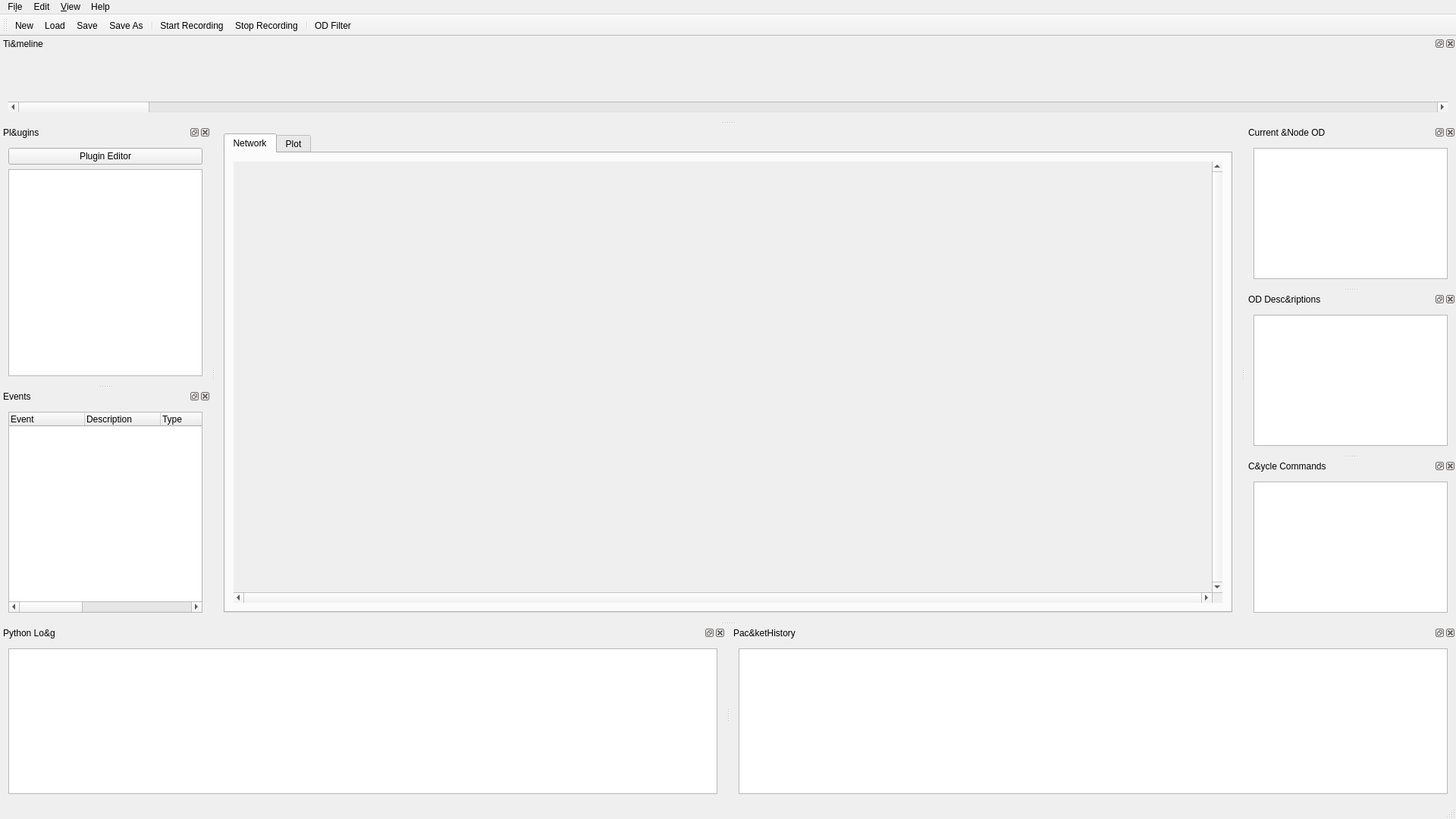
<?xml version="1.0" encoding="UTF-8"?>
<ui version="4.0">
 <class>MainWindow</class>
 <widget class="QMainWindow" name="MainWindow">
  <property name="geometry">
   <rect>
    <x>0</x>
    <y>0</y>
    <width>1920</width>
    <height>1080</height>
   </rect>
  </property>
  <property name="sizePolicy">
   <sizepolicy hsizetype="Maximum" vsizetype="Maximum">
    <horstretch>2</horstretch>
    <verstretch>0</verstretch>
   </sizepolicy>
  </property>
  <property name="minimumSize">
   <size>
    <width>800</width>
    <height>600</height>
   </size>
  </property>
  <property name="windowTitle">
   <string>openPOWERViz</string>
  </property>
  <property name="windowIcon">
   <iconset>
    <normaloff>:/icons/resources/logo2_NOTTF.svg</normaloff>:/icons/resources/logo2_NOTTF.svg</iconset>
  </property>
  <widget class="QWidget" name="centralWidget">
   <layout class="QGridLayout" name="gridLayout_2">
    <item row="0" column="0">
     <widget class="QTabWidget" name="tabWidget">
      <property name="currentIndex">
       <number>0</number>
      </property>
      <widget class="QWidget" name="tabNet">
       <attribute name="title">
        <string>Network</string>
       </attribute>
       <layout class="QGridLayout" name="gridLayout_13">
        <item row="1" column="1">
         <widget class="QScrollArea" name="networkGraph">
          <property name="sizePolicy">
           <sizepolicy hsizetype="Expanding" vsizetype="Expanding">
            <horstretch>4</horstretch>
            <verstretch>0</verstretch>
           </sizepolicy>
          </property>
          <property name="frameShape">
           <enum>QFrame::NoFrame</enum>
          </property>
          <property name="frameShadow">
           <enum>QFrame::Plain</enum>
          </property>
          <property name="verticalScrollBarPolicy">
           <enum>Qt::ScrollBarAlwaysOn</enum>
          </property>
          <property name="horizontalScrollBarPolicy">
           <enum>Qt::ScrollBarAlwaysOn</enum>
          </property>
          <property name="widgetResizable">
           <bool>true</bool>
          </property>
          <widget class="NetworkGraphWidget" name="networkGraphContents">
           <property name="geometry">
            <rect>
             <x>0</x>
             <y>0</y>
             <width>1322</width>
             <height>413</height>
            </rect>
           </property>
           <layout class="QGridLayout" name="gridLayout_15"/>
          </widget>
         </widget>
        </item>
       </layout>
      </widget>
      <widget class="QWTPlotWidget" name="tabGraph">
       <attribute name="title">
        <string>Plot</string>
       </attribute>
       <layout class="QGridLayout" name="gridLayout_14">
        <item row="0" column="0">
         <widget class="QwtPlot" name="qwtPlot"/>
        </item>
       </layout>
      </widget>
     </widget>
    </item>
   </layout>
  </widget>
  <widget class="QMenuBar" name="menuBar">
   <property name="geometry">
    <rect>
     <x>0</x>
     <y>0</y>
     <width>1920</width>
     <height>30</height>
    </rect>
   </property>
   <widget class="QMenu" name="menuFile">
    <property name="title">
     <string>Fi&amp;le</string>
    </property>
    <addaction name="actionNew"/>
    <addaction name="actionLoad"/>
    <addaction name="actionSave"/>
    <addaction name="actionSave_As"/>
    <addaction name="separator"/>
    <addaction name="actionStart_Recording"/>
    <addaction name="actionStop_Recording"/>
    <addaction name="separator"/>
    <addaction name="actionQuit"/>
   </widget>
   <widget class="QMenu" name="menuEdit">
    <property name="title">
     <string>Edit</string>
    </property>
    <addaction name="actionSettings"/>
    <addaction name="actionPlugins"/>
    <addaction name="actionInterfaces"/>
    <addaction name="actionSetup_Plot"/>
   </widget>
   <widget class="QMenu" name="menuView">
    <property name="title">
     <string>&amp;View</string>
    </property>
    <widget class="QMenu" name="menuWidgets">
     <property name="title">
      <string>W&amp;idgets</string>
     </property>
     <addaction name="actionStuff1"/>
     <addaction name="actionStuff2"/>
    </widget>
    <widget class="QMenu" name="menuOD_Filter">
     <property name="title">
      <string>&amp;OD Filter</string>
     </property>
     <addaction name="actionALL"/>
     <addaction name="actionFancy"/>
     <addaction name="actionBest"/>
    </widget>
    <addaction name="actionFullscreen"/>
    <addaction name="separator"/>
    <addaction name="menuWidgets"/>
    <addaction name="menuOD_Filter"/>
   </widget>
   <widget class="QMenu" name="menuHelp">
    <property name="title">
     <string>Help</string>
    </property>
    <addaction name="actionAbout"/>
    <addaction name="actionLicence"/>
   </widget>
   <addaction name="menuFile"/>
   <addaction name="menuEdit"/>
   <addaction name="menuView"/>
   <addaction name="menuHelp"/>
  </widget>
  <widget class="QStatusBar" name="statusBar"/>
  <widget class="QToolBar" name="toolBar">
   <property name="windowTitle">
    <string>toolBar</string>
   </property>
   <attribute name="toolBarArea">
    <enum>TopToolBarArea</enum>
   </attribute>
   <attribute name="toolBarBreak">
    <bool>false</bool>
   </attribute>
   <addaction name="actionNew"/>
   <addaction name="actionLoad"/>
   <addaction name="actionSave"/>
   <addaction name="actionSave_As"/>
   <addaction name="separator"/>
   <addaction name="actionStart_Recording"/>
   <addaction name="actionStop_Recording"/>
   <addaction name="separator"/>
   <addaction name="actionOD_Filter_2"/>
  </widget>
  <widget class="TimelineWidget" name="dockTime">
   <property name="baseSize">
    <size>
     <width>0</width>
     <height>100</height>
    </size>
   </property>
   <property name="floating">
    <bool>false</bool>
   </property>
   <property name="allowedAreas">
    <set>Qt::AllDockWidgetAreas</set>
   </property>
   <property name="windowTitle">
    <string>Ti&amp;meline</string>
   </property>
   <attribute name="dockWidgetArea">
    <number>4</number>
   </attribute>
   <widget class="QWidget" name="dockWidgetContents_6">
    <layout class="QVBoxLayout" name="verticalLayout">
     <item>
      <widget class="QwtPlot" name="qwtPlotTimeline">
       <property name="sizePolicy">
        <sizepolicy hsizetype="MinimumExpanding" vsizetype="MinimumExpanding">
         <horstretch>0</horstretch>
         <verstretch>0</verstretch>
        </sizepolicy>
       </property>
       <property name="minimumSize">
        <size>
         <width>100</width>
         <height>50</height>
        </size>
       </property>
       <property name="maximumSize">
        <size>
         <width>16777215</width>
         <height>16777215</height>
        </size>
       </property>
      </widget>
     </item>
     <item>
      <widget class="QScrollBar" name="scrBarTimeline">
       <property name="orientation">
        <enum>Qt::Horizontal</enum>
       </property>
      </widget>
     </item>
    </layout>
   </widget>
  </widget>
  <widget class="TimelineWidget" name="dockPlugins">
   <property name="windowTitle">
    <string>Pl&amp;ugins</string>
   </property>
   <attribute name="dockWidgetArea">
    <number>1</number>
   </attribute>
   <widget class="QWidget" name="dockWidgetContents">
    <layout class="QGridLayout" name="gridLayout_5">
     <item row="0" column="0">
      <widget class="QPushButton" name="pluginEditorButton">
       <property name="text">
        <string>Plugin Editor</string>
       </property>
      </widget>
     </item>
     <item row="1" column="0">
      <widget class="PluginSelectorWidget" name="pluginSelectorWidget">
       <property name="sizePolicy">
        <sizepolicy hsizetype="Expanding" vsizetype="Expanding">
         <horstretch>1</horstretch>
         <verstretch>0</verstretch>
        </sizepolicy>
       </property>
       <property name="toolTip">
        <string>&lt;html&gt;&lt;head/&gt;&lt;body&gt;&lt;p&gt;Shows a list of python plugins that can be enabled.&lt;/p&gt;&lt;p&gt;Plugins with an enabled checkbox will be loaded when starting a recording/loading a capture.&lt;/p&gt;&lt;p&gt;Disabling a plugin during a recording/playback will not allow you to re-enable it.&lt;/p&gt;&lt;/body&gt;&lt;/html&gt;</string>
       </property>
      </widget>
     </item>
    </layout>
   </widget>
  </widget>
  <widget class="QDockWidget" name="dockCurrent">
   <property name="windowTitle">
    <string>Current &amp;Node OD</string>
   </property>
   <attribute name="dockWidgetArea">
    <number>2</number>
   </attribute>
   <widget class="QWidget" name="dockWidgetContents_4">
    <layout class="QGridLayout" name="gridLayout">
     <item row="0" column="0">
      <widget class="QTreeView" name="curNodeODWidget"/>
     </item>
    </layout>
   </widget>
  </widget>
  <widget class="QDockWidget" name="dockOD">
   <property name="windowTitle">
    <string>OD Desc&amp;riptions</string>
   </property>
   <attribute name="dockWidgetArea">
    <number>2</number>
   </attribute>
   <widget class="QWidget" name="dockWidgetContents_3">
    <layout class="QGridLayout" name="gridLayout_4">
     <item row="0" column="0">
      <widget class="QTreeView" name="odDescriptionWidget"/>
     </item>
    </layout>
   </widget>
  </widget>
  <widget class="QDockWidget" name="dockEvents">
   <property name="windowTitle">
    <string>Events</string>
   </property>
   <attribute name="dockWidgetArea">
    <number>1</number>
   </attribute>
   <widget class="QWidget" name="dockEventsContents">
    <layout class="QGridLayout" name="gridLayout_6">
     <item row="0" column="0">
      <widget class="EventViewerWidget" name="eventLog">
       <property name="toolTip">
        <string>&lt;html&gt;&lt;head/&gt;&lt;body&gt;&lt;p&gt;Unterstuetzt das automatische Springen zu cyclen&lt;/p&gt;&lt;/body&gt;&lt;/html&gt;</string>
       </property>
       <column>
        <property name="text">
         <string>Event</string>
        </property>
       </column>
       <column>
        <property name="text">
         <string>Description</string>
        </property>
       </column>
       <column>
        <property name="text">
         <string>Type</string>
        </property>
       </column>
       <column>
        <property name="text">
         <string>Flags</string>
        </property>
       </column>
       <column>
        <property name="text">
         <string>First</string>
        </property>
       </column>
       <column>
        <property name="text">
         <string>Last</string>
        </property>
       </column>
       <column>
        <property name="text">
         <string>Plugin</string>
        </property>
       </column>
      </widget>
     </item>
    </layout>
   </widget>
  </widget>
  <widget class="QDockWidget" name="dockPaketView">
   <property name="toolTip">
    <string>&lt;html&gt;&lt;head/&gt;&lt;body&gt;&lt;p&gt;Zeigt die commands des ausgwaehlten Cycles an&lt;/p&gt;&lt;/body&gt;&lt;/html&gt;</string>
   </property>
   <property name="windowTitle">
    <string>C&amp;ycle Commands</string>
   </property>
   <attribute name="dockWidgetArea">
    <number>2</number>
   </attribute>
   <widget class="QWidget" name="dockWidgetContents_7">
    <layout class="QGridLayout" name="gridLayout_18">
     <item row="0" column="0">
      <widget class="QTreeView" name="cycleCommandsView"/>
     </item>
    </layout>
   </widget>
  </widget>
  <widget class="PythonLogWidget" name="dockPythonLog">
   <property name="windowTitle">
    <string>Python Lo&amp;g</string>
   </property>
   <attribute name="dockWidgetArea">
    <number>8</number>
   </attribute>
   <widget class="QWidget" name="dockWidgetContents_9">
    <layout class="QGridLayout" name="gridLayout_20">
     <item row="0" column="0">
      <widget class="QTableView" name="pythonLogView"/>
     </item>
    </layout>
   </widget>
  </widget>
  <widget class="PacketHistoryWidget" name="dockPacketHistory">
   <property name="windowTitle">
    <string>Pac&amp;ketHistory</string>
   </property>
   <attribute name="dockWidgetArea">
    <number>8</number>
   </attribute>
   <widget class="QWidget" name="dockWidgetContents_10">
    <layout class="QGridLayout" name="gridLayout_21">
     <item row="0" column="0">
      <widget class="QPlainTextEdit" name="packetHistoryTextEdit">
       <property name="readOnly">
        <bool>true</bool>
       </property>
       <property name="plainText">
        <string/>
       </property>
       <property name="textInteractionFlags">
        <set>Qt::NoTextInteraction</set>
       </property>
      </widget>
     </item>
    </layout>
   </widget>
  </widget>
  <action name="actionQuit">
   <property name="icon">
    <iconset theme="application-exit">
     <normaloff>.</normaloff>.</iconset>
   </property>
   <property name="text">
    <string>&amp;Quit</string>
   </property>
   <property name="shortcut">
    <string>Ctrl+Q</string>
   </property>
   <property name="menuRole">
    <enum>QAction::QuitRole</enum>
   </property>
  </action>
  <action name="actionLoad">
   <property name="icon">
    <iconset theme="document-open">
     <normaloff>.</normaloff>.</iconset>
   </property>
   <property name="text">
    <string>&amp;Load</string>
   </property>
  </action>
  <action name="actionSave">
   <property name="icon">
    <iconset theme="document-save">
     <normaloff>.</normaloff>.</iconset>
   </property>
   <property name="text">
    <string>&amp;Save</string>
   </property>
  </action>
  <action name="actionSave_As">
   <property name="icon">
    <iconset theme="document-save-as">
     <normaloff>.</normaloff>.</iconset>
   </property>
   <property name="text">
    <string>Sa&amp;ve As</string>
   </property>
  </action>
  <action name="actionAbout">
   <property name="icon">
    <iconset theme="help-about">
     <normaloff>.</normaloff>.</iconset>
   </property>
   <property name="text">
    <string>&amp;About</string>
   </property>
   <property name="menuRole">
    <enum>QAction::AboutRole</enum>
   </property>
  </action>
  <action name="actionLicence">
   <property name="text">
    <string>&amp;Licence</string>
   </property>
  </action>
  <action name="actionFullscreen">
   <property name="checkable">
    <bool>true</bool>
   </property>
   <property name="text">
    <string>&amp;Fullscreen</string>
   </property>
   <property name="shortcut">
    <string>F11</string>
   </property>
  </action>
  <action name="actionStuff1">
   <property name="text">
    <string>&amp;Stuff1</string>
   </property>
  </action>
  <action name="actionStuff2">
   <property name="text">
    <string>St&amp;uff2</string>
   </property>
  </action>
  <action name="actionStart_Recording">
   <property name="text">
    <string>Start R&amp;ecording</string>
   </property>
  </action>
  <action name="actionStop_Recording">
   <property name="text">
    <string>Stop &amp;Recording</string>
   </property>
  </action>
  <action name="actionSettings">
   <property name="icon">
    <iconset theme="configure">
     <normaloff>.</normaloff>.</iconset>
   </property>
   <property name="text">
    <string>&amp;Settings</string>
   </property>
  </action>
  <action name="actionPlugins">
   <property name="text">
    <string>&amp;Plugins</string>
   </property>
  </action>
  <action name="actionALL">
   <property name="text">
    <string>&amp;ALL</string>
   </property>
  </action>
  <action name="actionOD_Filter_2">
   <property name="icon">
    <iconset theme="view-filter">
     <normaloff>.</normaloff>.</iconset>
   </property>
   <property name="text">
    <string>OD Filter</string>
   </property>
  </action>
  <action name="actionFancy">
   <property name="text">
    <string>&amp;Fancy</string>
   </property>
  </action>
  <action name="actionBest">
   <property name="text">
    <string>&amp;Best</string>
   </property>
  </action>
  <action name="actionInterfaces">
   <property name="text">
    <string>&amp;Interfaces</string>
   </property>
   <property name="toolTip">
    <string>Setup Interfaces</string>
   </property>
  </action>
  <action name="actionSetup_Plot">
   <property name="icon">
    <iconset theme="contact-new"/>
   </property>
   <property name="text">
    <string>Setup Plot</string>
   </property>
  </action>
  <action name="actionNew">
   <property name="text">
    <string>New</string>
   </property>
   <property name="toolTip">
    <string>Create a new session</string>
   </property>
  </action>
 </widget>
 <layoutdefault spacing="6" margin="11"/>
 <customwidgets>
  <customwidget>
   <class>QwtPlot</class>
   <extends>QFrame</extends>
   <header>qwt_plot.h</header>
   <container>1</container>
  </customwidget>
  <customwidget>
   <class>PythonLogWidget</class>
   <extends>QDockWidget</extends>
   <header>PythonLogWidget.hpp</header>
   <container>1</container>
  </customwidget>
  <customwidget>
   <class>TimelineWidget</class>
   <extends>QDockWidget</extends>
   <header>TimeLineWidget.hpp</header>
   <container>1</container>
  </customwidget>
  <customwidget>
   <class>NetworkGraphWidget</class>
   <extends>QWidget</extends>
   <header>NetworkGraphWidget.hpp</header>
   <container>1</container>
  </customwidget>
  <customwidget>
   <class>PacketHistoryWidget</class>
   <extends>QDockWidget</extends>
   <header>PacketHistoryWidget.hpp</header>
   <container>1</container>
  </customwidget>
  <customwidget>
   <class>PluginSelectorWidget</class>
   <extends>QListWidget</extends>
   <header>PluginSelectorWidget.hpp</header>
   <slots>
    <slot>loadPlugins(EPL_DataCollect::CaptureInstance)</slot>
    <slot>disableWidget()</slot>
   </slots>
  </customwidget>
  <customwidget>
   <class>QWTPlotWidget</class>
   <extends>QWidget</extends>
   <header>QWTPlotWidget.hpp</header>
   <container>1</container>
  </customwidget>
  <customwidget>
   <class>EventViewerWidget</class>
   <extends>QTreeWidget</extends>
   <header>EventViewerWidget.hpp</header>
  </customwidget>
 </customwidgets>
 <resources/>
 <connections>
  <connection>
   <sender>actionQuit</sender>
   <signal>triggered()</signal>
   <receiver>MainWindow</receiver>
   <slot>close()</slot>
   <hints>
    <hint type="sourcelabel">
     <x>-1</x>
     <y>-1</y>
    </hint>
    <hint type="destinationlabel">
     <x>593</x>
     <y>338</y>
    </hint>
   </hints>
  </connection>
  <connection>
   <sender>actionFullscreen</sender>
   <signal>toggled(bool)</signal>
   <receiver>MainWindow</receiver>
   <slot>setFullscreen(bool)</slot>
   <hints>
    <hint type="sourcelabel">
     <x>-1</x>
     <y>-1</y>
    </hint>
    <hint type="destinationlabel">
     <x>593</x>
     <y>338</y>
    </hint>
   </hints>
  </connection>
  <connection>
   <sender>actionPlugins</sender>
   <signal>triggered()</signal>
   <receiver>MainWindow</receiver>
   <slot>openPluginEditor()</slot>
   <hints>
    <hint type="sourcelabel">
     <x>-1</x>
     <y>-1</y>
    </hint>
    <hint type="destinationlabel">
     <x>604</x>
     <y>380</y>
    </hint>
   </hints>
  </connection>
  <connection>
   <sender>pluginEditorButton</sender>
   <signal>clicked()</signal>
   <receiver>MainWindow</receiver>
   <slot>openPluginEditor()</slot>
   <hints>
    <hint type="sourcelabel">
     <x>135</x>
     <y>219</y>
    </hint>
    <hint type="destinationlabel">
     <x>604</x>
     <y>380</y>
    </hint>
   </hints>
  </connection>
  <connection>
   <sender>actionSave</sender>
   <signal>triggered()</signal>
   <receiver>MainWindow</receiver>
   <slot>save()</slot>
   <hints>
    <hint type="sourcelabel">
     <x>-1</x>
     <y>-1</y>
    </hint>
    <hint type="destinationlabel">
     <x>604</x>
     <y>380</y>
    </hint>
   </hints>
  </connection>
  <connection>
   <sender>actionInterfaces</sender>
   <signal>triggered()</signal>
   <receiver>MainWindow</receiver>
   <slot>openInterfacePicker()</slot>
   <hints>
    <hint type="sourcelabel">
     <x>-1</x>
     <y>-1</y>
    </hint>
    <hint type="destinationlabel">
     <x>767</x>
     <y>464</y>
    </hint>
   </hints>
  </connection>
  <connection>
   <sender>actionStart_Recording</sender>
   <signal>triggered()</signal>
   <receiver>MainWindow</receiver>
   <slot>startRecording()</slot>
   <hints>
    <hint type="sourcelabel">
     <x>-1</x>
     <y>-1</y>
    </hint>
    <hint type="destinationlabel">
     <x>767</x>
     <y>464</y>
    </hint>
   </hints>
  </connection>
  <connection>
   <sender>actionStop_Recording</sender>
   <signal>triggered()</signal>
   <receiver>MainWindow</receiver>
   <slot>stopRecording()</slot>
   <hints>
    <hint type="sourcelabel">
     <x>-1</x>
     <y>-1</y>
    </hint>
    <hint type="destinationlabel">
     <x>767</x>
     <y>464</y>
    </hint>
   </hints>
  </connection>
  <connection>
   <sender>actionLoad</sender>
   <signal>triggered()</signal>
   <receiver>MainWindow</receiver>
   <slot>open()</slot>
   <hints>
    <hint type="sourcelabel">
     <x>-1</x>
     <y>-1</y>
    </hint>
    <hint type="destinationlabel">
     <x>767</x>
     <y>464</y>
    </hint>
   </hints>
  </connection>
  <connection>
   <sender>actionStop_Recording</sender>
   <signal>triggered()</signal>
   <receiver>pluginSelectorWidget</receiver>
   <slot>disableWidget()</slot>
   <hints>
    <hint type="sourcelabel">
     <x>-1</x>
     <y>-1</y>
    </hint>
    <hint type="destinationlabel">
     <x>138</x>
     <y>268</y>
    </hint>
   </hints>
  </connection>
  <connection>
   <sender>actionSettings</sender>
   <signal>triggered()</signal>
   <receiver>MainWindow</receiver>
   <slot>openSettings()</slot>
   <hints>
    <hint type="sourcelabel">
     <x>-1</x>
     <y>-1</y>
    </hint>
    <hint type="destinationlabel">
     <x>767</x>
     <y>464</y>
    </hint>
   </hints>
  </connection>
  <connection>
   <sender>actionSave_As</sender>
   <signal>triggered()</signal>
   <receiver>MainWindow</receiver>
   <slot>saveAs()</slot>
   <hints>
    <hint type="sourcelabel">
     <x>-1</x>
     <y>-1</y>
    </hint>
    <hint type="destinationlabel">
     <x>959</x>
     <y>539</y>
    </hint>
   </hints>
  </connection>
  <connection>
   <sender>actionNew</sender>
   <signal>triggered()</signal>
   <receiver>MainWindow</receiver>
   <slot>newSession()</slot>
   <hints>
    <hint type="sourcelabel">
     <x>-1</x>
     <y>-1</y>
    </hint>
    <hint type="destinationlabel">
     <x>959</x>
     <y>539</y>
    </hint>
   </hints>
  </connection>
 </connections>
 <slots>
  <slot>openPluginEditor()</slot>
  <slot>openInterfacePicker()</slot>
  <slot>setFullscreen(bool)</slot>
  <slot>startRecording()</slot>
  <slot>stopRecording()</slot>
  <slot>open()</slot>
  <slot>openSettings()</slot>
  <slot>save()</slot>
  <slot>saveAs()</slot>
  <slot>newSession()</slot>
 </slots>
</ui>
